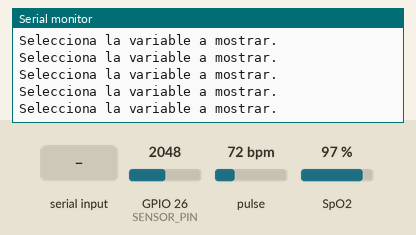
The sketch below on a simulated ESP32. Shown: the last lines printed to the serial monitor. The inputs (shaded band) are chosen by the test bench; at power-on: pulse 72 bpm, GPIO 26 (SENSOR_PIN) = 2048, SpO2 97 %. Nothing arrives over Bluetooth unless stated.

Above: at 1.2 s.
1.3 s: pulse set to 42 bpm
4.3 s: "A" received over the second serial link
At 5.0 s:
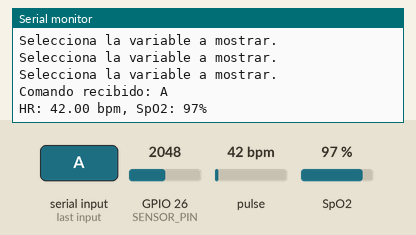
5.8 s: "B" received over the second serial link
At 6.5 s:
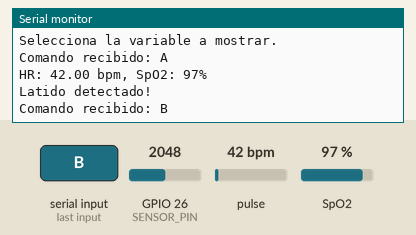
8.8 s: "1" received over the second serial link
At 9.1 s:
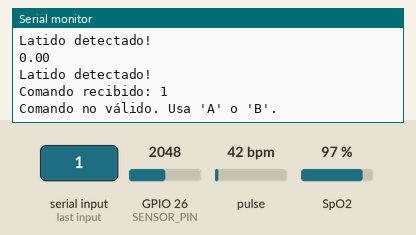
10.3 s: GPIO 26 (SENSOR_PIN) set to 2540
At 11.6 s:
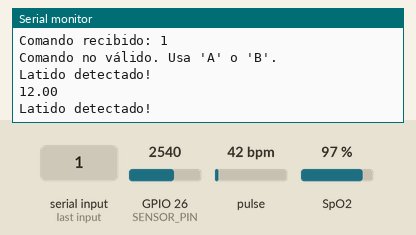
11.8 s: "B" received over the second serial link
At 12.5 s:
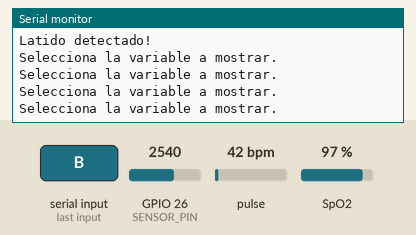

Measured:
- after the input at 4.3 s, the serial monitor: prints a new line at once (image 1)
- after the input at 5.8 s, the serial monitor: prints a new line at once (image 2)
- after the input at 8.8 s, the serial monitor: prints a new line at once (image 3)
- after the input at 10.3 s, the serial monitor: prints a new line at once (image 4)
- after the input at 11.8 s, the serial monitor: prints a new line at once (image 5)

The sketch:

PROYECTO.ino
```cpp
#include <Wire.h>
#include "MAX30100_PulseOximeter.h"
#include <BluetoothSerial.h>

#define REPORTING_PERIOD_HR_MS 3000  // Reporte cada 3 segundo
#define INT_PIN 25
#define SENSOR_PIN 26
#define SAMPLING_TIME 5000  // Tiempo de muestreo para respiraciones

PulseOximeter pox;
BluetoothSerial SerialBT;

uint32_t tsLastReportHR = 0;
float heartRateSum = 0;
int readingCount = 0;
unsigned long lastBreathTime = 0;

unsigned long startTime;
int breathCount = 0;

bool sensor1Active = false;
bool sensor2Active = false;

void onBeatDetected() {
  Serial.println("Latido detectado!");
}

void initializePulseOximeter() {
  if (!pox.begin()) {
    Serial.println("Fallo en inicialización del PulseOximeter. Reiniciando...");
    delay(1000);
    ESP.restart();  // Reinicia en caso de fallo crítico
  }
  pox.setIRLedCurrent(MAX30100_LED_CURR_7_6MA);
  pox.setOnBeatDetectedCallback(onBeatDetected);
}

void setup() {
  Serial.begin(9600);
  SerialBT.begin("ESP32_PulseSensor");  // Configuración del Bluetooth
  Serial.println("Bluetooth iniciado, esperando comandos...");
  Serial.println("Inicializando...");

  // Inicialización del bus I2C
  Wire.begin();

  // Inicializar MAX30100
  initializePulseOximeter();

  // Configuración inicial
  startTime = millis();

  Serial.println("Inicialización completada.");
}

void loop() {
  if (SerialBT.available()) {
    char comando = SerialBT.read();
    Serial.print("Comando recibido: ");
    Serial.println(comando);

    if (comando == 'A') {
      sensor1Active = !sensor1Active;
      sensor2Active = false;  // Asegurar que el otro sensor se desactiva
    } else if (comando == 'B') {
      sensor2Active = !sensor2Active;
      sensor1Active = false;  // Asegurar que el otro sensor se desactiva
    } else {
      Serial.println("Comando no válido. Usa 'A' o 'B'.");
    }
  }

  unsigned long currentTime = millis();
  pox.update(); // Actualiza el sensor MAX30100


  if (sensor1Active) {
    // Procesar datos del MAX30100
    float currentHeartRate = pox.getHeartRate();
    if (currentHeartRate > 0) {
      heartRateSum += currentHeartRate;
      readingCount++;
    }

    // Reportar datos cada 3 segundos
    if (currentTime - tsLastReportHR > REPORTING_PERIOD_HR_MS) {
      if (readingCount > 0) {
        float averageHeartRate = heartRateSum / readingCount;
        String data = "HR: " + String(averageHeartRate) + " bpm, SpO2: " + String(pox.getSpO2()) + "%";
        SerialBT.println(data);  // Enviar datos por Bluetooth
        Serial.println(data);    // Imprimir en Serial Monitor

        heartRateSum = 0;
        readingCount = 0;
      } else {
        Serial.println("Sin lecturas válidas de frecuencia cardíaca");
      }
      tsLastReportHR = currentTime;
    }
  } else if (sensor2Active) {
    int sensorValue = analogRead(SENSOR_PIN);

    // Detectar respiraciones
    if (sensorValue > 2500 && currentTime - lastBreathTime > 200) {  // Umbral con debounce
      breathCount++;
      lastBreathTime = currentTime;
    }

    // Calcular frecuencia respiratoria
    if (currentTime - tsLastReportHR >= REPORTING_PERIOD_HR_MS) {
      float breathsPerMinute = (breathCount * 60.0) / (SAMPLING_TIME / 1000.0);
      String data = "Resp: " + String(breathsPerMinute-30) + " RPM";
      SerialBT.println(data);  // Enviar datos por Bluetooth
      Serial.println(breathsPerMinute);    // Imprimir en Serial Monitor

      breathCount = 0;
      startTime = currentTime;
      tsLastReportHR = currentTime;
    }
  } else {
    Serial.println("Selecciona la variable a mostrar.");
    //delay(1000);  // Reducir frecuencia de impresión
  }
}
```
